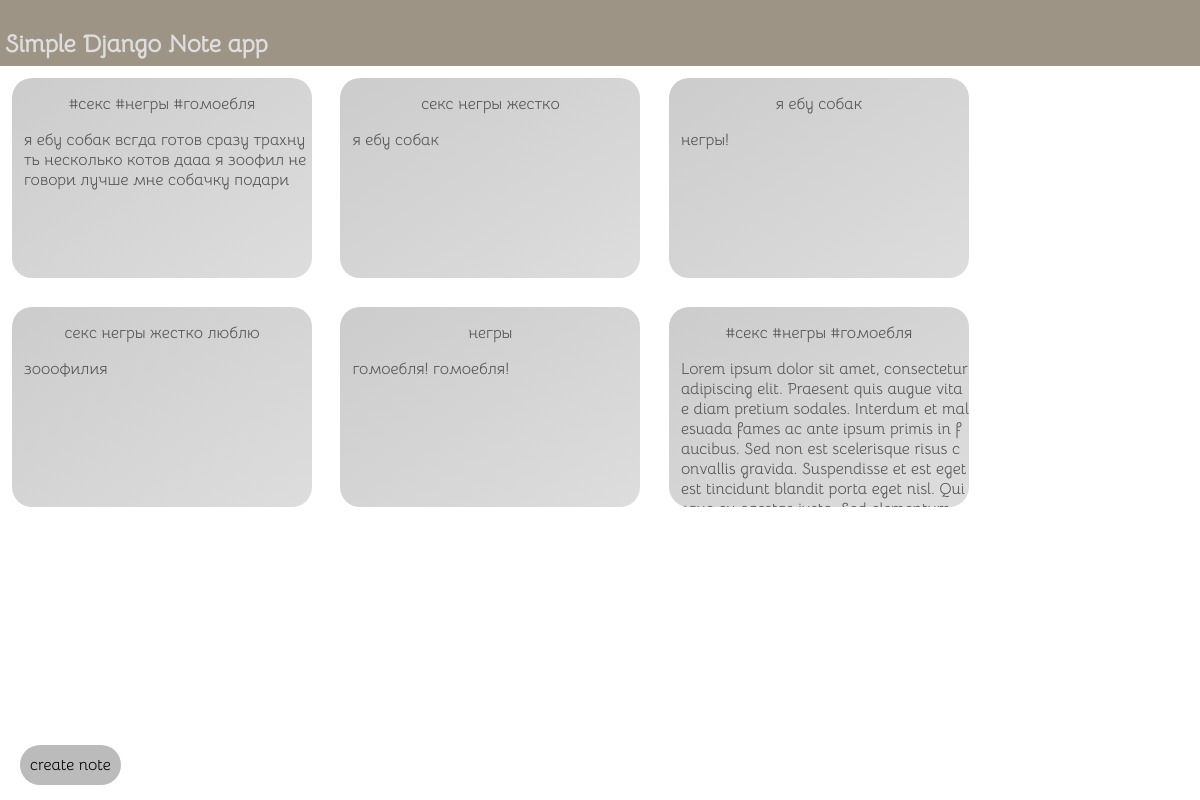
The page / on the database its author committed.
### app/models.py (models this page shows)
class Note(models.Model):
    Id = models.IntegerField(unique=True, primary_key=True)
    author = models.ForeignKey(User, on_delete=models.CASCADE)
    text = models.TextField()
    theme = models.TextField()

### app/views.py (the view)
# urls.py: path("", views.index),
def index(request):
    note_data = Note.objects.all()
    return TemplateResponse(request, "index.html", context = {"note":note_data})

### app/templates/index.html (shortened to what this page needs)
{% extends "base.html" %}
{% block content %}
<div class = "card-container">
    {% for note_data in note %}
        <div class="card" onclick="window.location.replace('/note?id={{note_data.Id}}')">
            <p id = "header">
                {{note_data.theme}}
            </p>
            <p id = "content">
                {{note_data.text}}
            </p>
        </div>
    {% endfor %}
</div>
{% endblock content %}

### static/style.css (style rules this page uses)
body, html { width: 100%; height: 100%; padding: 0px; margin: 0px; font-family:bellota; }
.card-container { flex-basis: 100%; flex-wrap:wrap display:flex; justify-content: center; align-items: center; overflow:hidden; }
.card { display: flex; margin: 1vw; display: inline-block; width: 300px; height: 200px; background-image: linear-gradient(to bottom right, #CCC, #DDD); border-radius: 20px; word-wrap:break-word; word-break: break-all; white-space: normal; overflow: hidden; }
.card #header { align:center; justify-center:center; text-align:center; color: #555555; word-wrap:break-word; }
.card #content { padding-left:1vw; align:left; justify-center:left; text-align:left; color: #555555; word-wrap:break-word; }

### rows shown on the page
Note: theme "#секс #негры #гомоебля", text "я ебу собак всгда готов сразу трахнуть несколько котов дааа я зоофил не говори лучше мне собачку подари"
Note: theme "секс негры жестко", text "я ебу собак"
Note: theme "я ебу собак", text "негры!"
Note: theme "секс негры жестко люблю", text "зооофилия"
Note: theme "негры", text "гомоебля! гомоебля!"
Note: theme "#секс #негры #гомоебля", text "Lorem ipsum dolor sit amet, consectetur adipiscing elit. Praesent quis augue vitae diam pretium sodales. Interdum et malesuada fames ac ante ipsum primis in faucibus. Sed non est scelerisque risus convallis gravida. Suspendisse et est eget est tincidunt blandit porta eget nisl.…"
